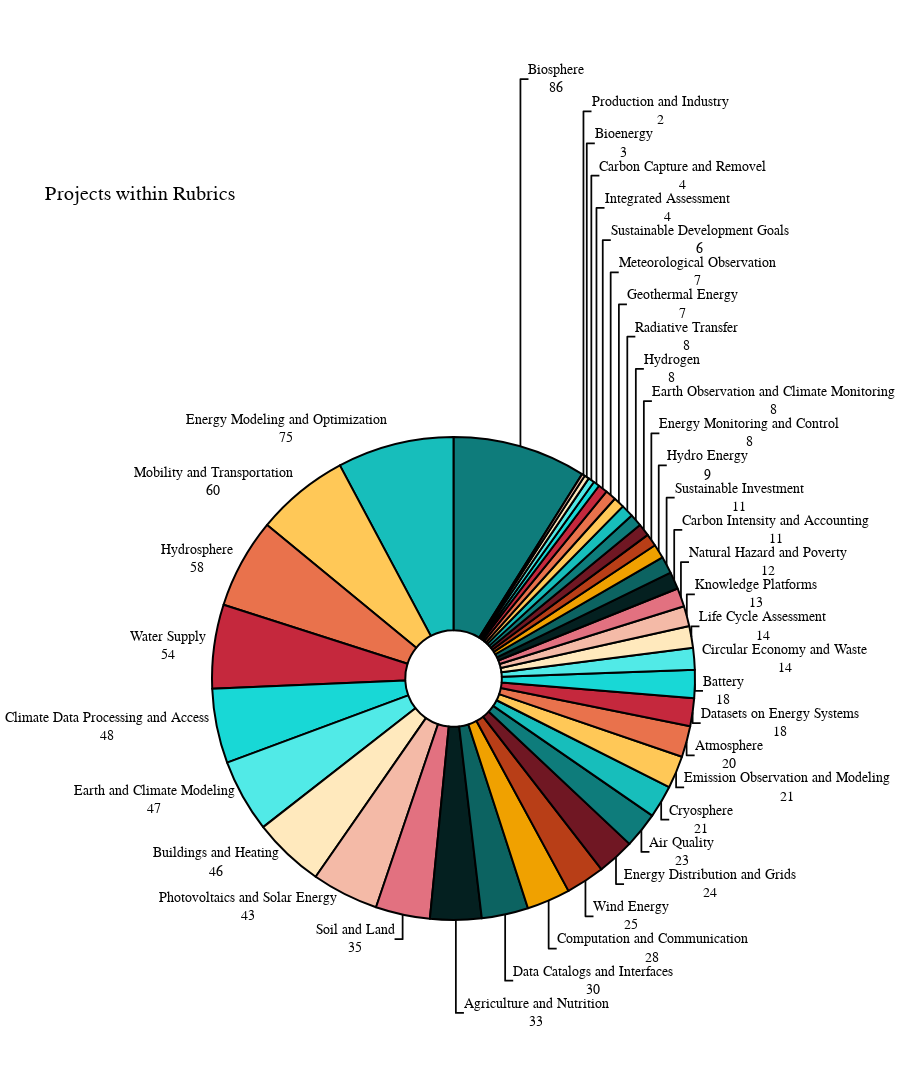

The code cell stored with this chart in its notebook:
### Code cell
rubric_his = (
    df_active["rubric"]
    .value_counts()
    .to_frame()
    .rename_axis("rubric_names")
    .reset_index()
)
fig = px.pie(rubric_his, values="rubric", names="rubric_names", color_discrete_sequence=color_discrete_sequence, hole=0.2)

fig.update_layout(title="Projects within Rubrics", height=1200, showlegend=False)
fig.update_traces(textposition='outside', textinfo='value+label', marker=dict(line=dict(color='#000000', width=2)))
fig.show()

### Figure 1 — Plotly figure (JSON) as saved in the notebook; plotly's stock layout.template omitted (floating-point values rounded to 4 significant figures)
{"data": [{"domain": {"x": [0, 1], "y": [0, 1]}, "hole": 0.2, "hovertemplate": "rubric_names=%{label}<br>rubric=%{value}<extra></extra>", "labels": ["Biosphere", "Energy Modeling and Optimization", "Mobility and Transportation", "Hydrosphere", "Water Supply", "Climate Data Processing and Access", "Earth and Climate Modeling", "Buildings and Heating", "Photovoltaics and Solar Energy", "Soil and Land", "Agriculture and Nutrition", "Data Catalogs and Interfaces", "Computation and Communication", "Wind Energy", "Energy Distribution and Grids", "Air Quality", "Cryosphere", "Emission Observation and Modeling", "Atmosphere", "Datasets on Energy Systems", "Battery", "Circular Economy and Waste", "Life Cycle Assessment", "Knowledge Platforms", "Natural Hazard and Poverty", "Carbon Intensity and Accounting", "Sustainable Investment", "Hydro Energy", "Energy Monitoring and Control", "Earth Observation and Climate Monitoring", "Hydrogen", "Radiative Transfer", "Geothermal Energy", "Meteorological Observation", "Sustainable Development Goals", "Integrated Assessment", "Carbon Capture and Removel", "Bioenergy", "Production and Industry"], "legendgroup": "", "marker": {"line": {"color": "#000000", "width": 2}}, "name": "", "showlegend": true, "textinfo": "value+label", "textposition": "outside", "type": "pie", "values": [86, 75, 60, 58, 54, 48, 47, 46, 43, 35, 33, 30, 28, 25, 24, 23, 21, 21, 20, 18, 18, 14, 14, 13, 12, 11, 11, 9, 8, 8, 8, 8, 7, 7, 6, 4, 4, 3, 2]}], "layout": {"height": 1200, "legend": {"tracegroupgap": 0}, "margin": {"t": 60}, "piecolorway": ["#0E7C7B", "#17BEBB", "#FFC857", "#E9724C", "#C5283D"], "showlegend": false, "title": {"text": "Projects within Rubrics"}}}
